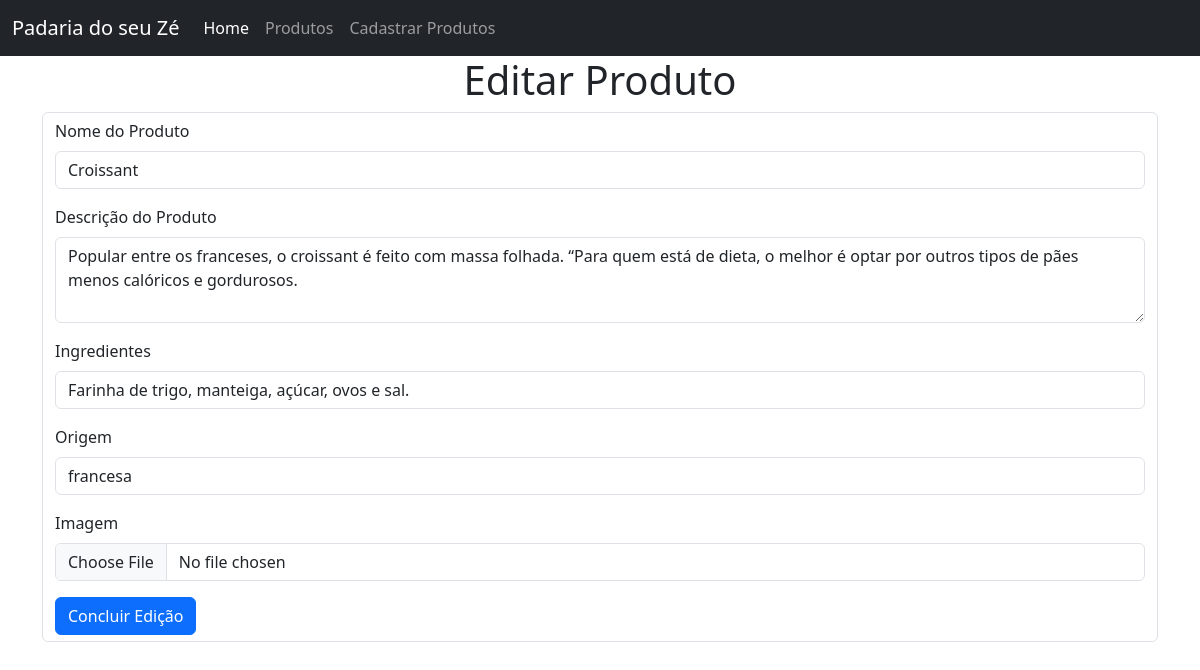
Screenshot of /editar_produto/2 with the database file from the repository.
### app.py (models this page shows, shortened)
class Product(db.Model):
    __tablename__ = 'products'
    id = db.Column(db.Integer, primary_key=True)
    nome = db.Column(db.String(100), nullable=False)
    descricao = db.Column(db.String(500))
    ingredientes = db.Column(db.String(500))
    origem = db.Column(db.String(100))
    imagem = db.Column(db.String(100))

### app.py (the view)
@app.route("/editar_produto/<int:id>", methods=['GET', 'POST'])
def editar_produto(id):
    if request.method == 'POST':
        produto_editado = request.form
        imagem = request.files['imagem']
        produto = db.session.execute(db.select(Product).filter(Product.id == id)).scalar()
        produto.nome = produto_editado['nome']
        produto.descricao = produto_editado['descricao']
        produto.ingredientes = produto_editado['ingredientes']
        produto.origem = produto_editado['origem']
        if imagem.filename:
            produto.imagem = imagem.filename
        db.session.commit()
        return redirect("/listar_produtos")
    else:
        produto_editado = db.session.execute(db.select(Product).filter(Product.id == id)).scalar()
        return render_template('editar.html', produto = produto_editado)

### templates/editar.html (shortened to what this page needs)
{% extends 'base.html' %}
{% block main %}
    <div class="container">
        <div class="d-flex justify-content-center ">
            <h1>Editar Produto</h1>
        </div>
        <form action="{{ url_for('editar_produto', id = produto.id) }}" method="post" class="form-control"
              enctype="multipart/form-data">
            <div class="mb-3">
                <label for="nome" class="form-label">Nome do Produto</label>
                <input type="text" class="form-control" id="nome" name="nome" value="{{produto.nome}}" required>
            </div>
            <div class="mb-3">
                <label for="descricao" class="form-label">Descrição do Produto</label>
                <textarea class="form-control" id="descricao" rows="3" name="descricao">{{ produto.descricao }}</textarea>
            </div>
            <div class="mb-3">
                <label for="ingredientes" class="form-label">Ingredientes</label>
                <input type="text" class="form-control" id="ingredientes" name="ingredientes" value="{{ produto.ingredientes }}">
            </div>
            <div class="mb-3">
                <label for="origem" class="form-label">Origem</label>
                <input type="text" class="form-control" id="origem" name="origem" value="{{ produto.origem }}">
            </div>
            <div class="mb-3">
                <label for="imagem" class="form-label">Imagem</label>
                <input type="file" class="form-control" id="imagem" name="imagem">
            </div>
            <button type="submit" class="btn btn-primary">
                Concluir Edição
            </button>
        </form>
    </div>
    <br>
{% endblock %}

### rows the page displays
Product: nome "Croissant", descricao "Popular entre os franceses, o croissant é feito com massa folhada. “Para quem está de dieta, o melhor é optar por outros tipos de pães menos calóricos e gordurosos.", ingredientes "Farinha de trigo, manteiga, açúcar, ovos e sal.", origem "francesa"
